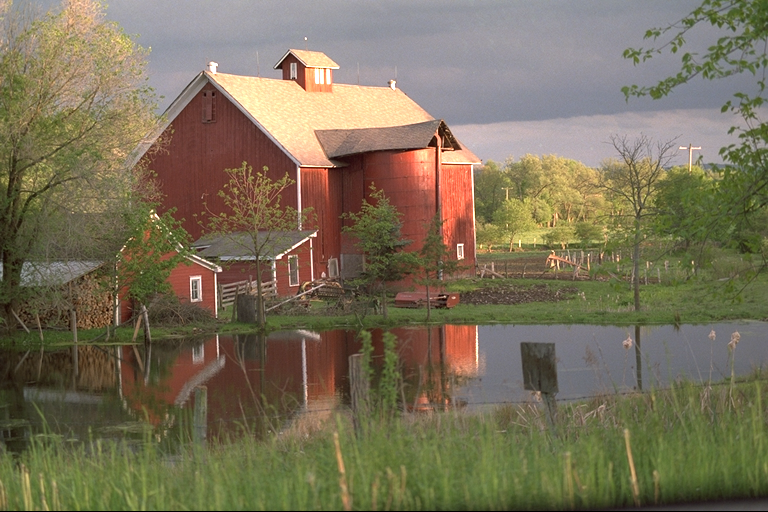
%> input picture P5(RGB)/kodim22.png, 768 x 512 px
$ octave --eval "colorInterpolation(imread('kodim22.png'));"   (GNU Octave 9; MATLAB toolbox functions it lacks are replaced by stand-ins)
%> lines starting %> are read from the running program, lines starting %| are printed output that depends on the picture
%Author: Francisco Medel Molinero
%Function colorInterpolation: this function is used to perform CFA color image
function colorInterpolation(im_in)
%% Saving imput image
imwrite(im_in, 'im_in.tif');

%% Double variable for the image and saving image characteristics
im_in_double=double(im_in);

[num_rows, num_columns, num_chan]= size(im_in_double);
%> num_rows = 512; num_columns = 768; num_chan = 3

%% Creation and configturation of color filter masks
%RED SAMPLING MASK CONFIGURATION
R_samp=zeros(num_rows, num_columns, num_chan);
R_samp(1:2:end, 2:2:end,1) = 1;

%GREEN SAMPLING MASK CONFIGURATION(IT'S MORE COMPLEX BECAUSE WE HAVE DIFFERENT SAMPLING SEQUENCE FOR EVEN ROWS)
G_samp=zeros(num_rows, num_columns, num_chan);
G_samp(1:2:end, 1:2:end,2) = 1;
G_samp(2:2:end, 2:2:end,2) = 1;

%BLUE SAMPLING MASK CONFIGURATION
B_samp=zeros(num_rows, num_columns, num_chan);
B_samp(2:2:end, 1:2:end,3) = 1;

%%  Simulation of CFA color sampling(cosist on multiplying input double image with the mask we have created before for the diferent colors(RED, GREEN AND BLUE))
%RED IMAGE
R_im_samp = im_in_double;
R_im_samp = R_im_samp.*R_samp;
%We put R_im(:,:,2) and R_im(:,:,3)=0 because in red image we only want red
%colour, so we put green and blue values to 0
R_im= im_in_double;R_im(:,:,2) = 0; R_im(:,:,3) = 0;

%GREEN IMAGE
G_im_samp = im_in_double;
G_im_samp = G_im_samp.*G_samp;
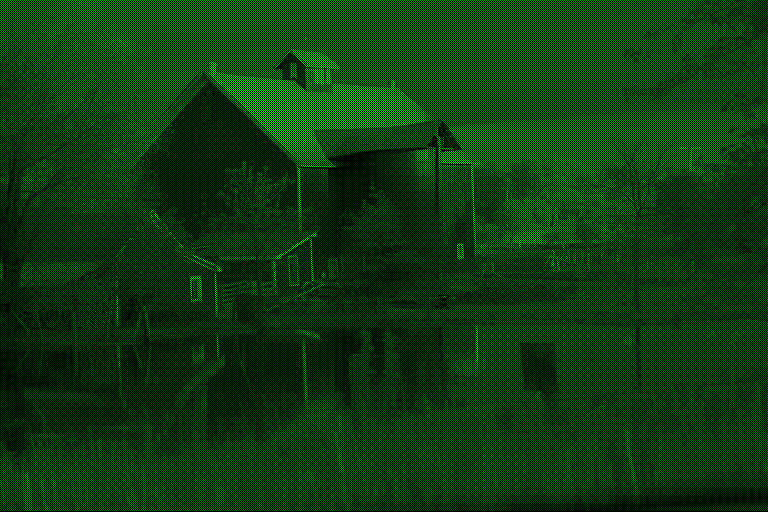
%> G_im_samp: size 512x768x3 double; mean R, G, B 0, 56.3, 0
%We put G_im(:,:,1) and G_im(:,:,3)=0 because in green image we only want
%green colour, so we put red and blue values to 0
G_im= im_in_double;G_im(:,:,1) = 0; G_im(:,:,3) = 0;
%> after `G_im(:,:,3) = 0`:
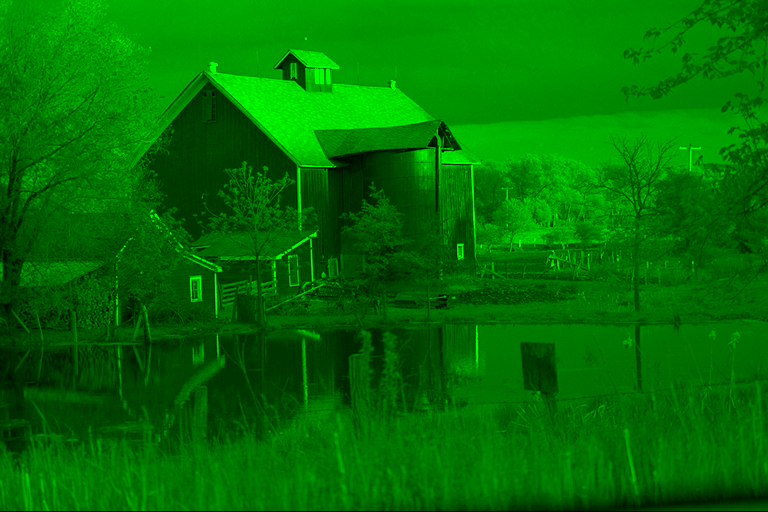
%> G_im: size 512x768x3 double; mean R, G, B 0, 112.4, 0

%BLUE IMAGE
B_im_samp = im_in_double;
B_im_samp = B_im_samp.*B_samp;
%We put B_im(:,:,1) and B_im(:,:,2)=0 because in blue image we only want
%blue colour, so we put red and green values to 0
B_im= im_in_double;B_im(:,:,1) = 0; B_im(:,:,2) = 0;
%> after `B_im(:,:,2) = 0`:
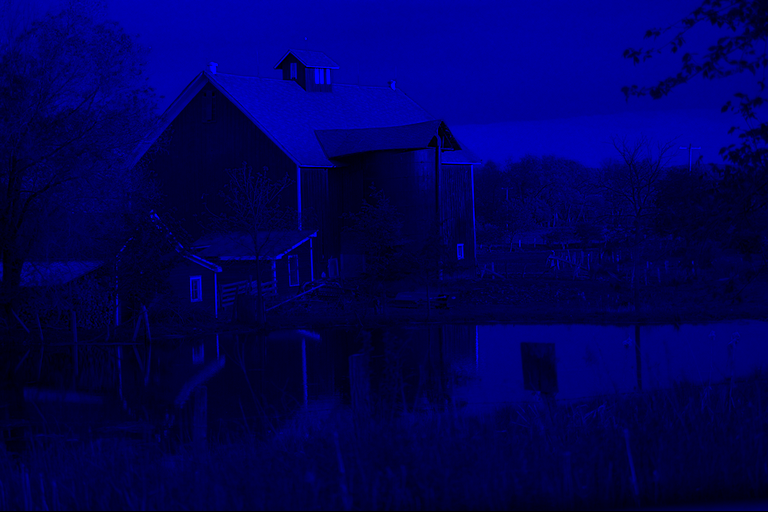
%> B_im: size 512x768x3 double; mean R, G, B 0, 0, 88.7

%% Calculation of simulated RAW image
im_out_raw_double = R_im_samp(:,:,1)+ G_im_samp(:,:,2)+B_im_samp(:,:,3);
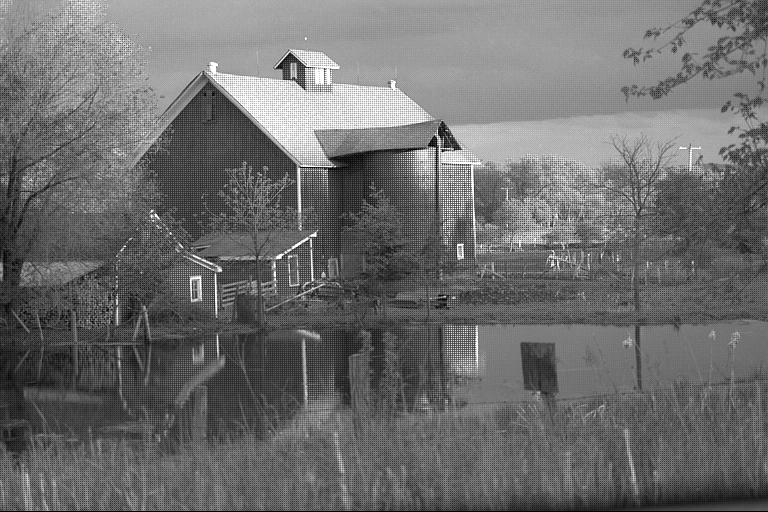
%> im_out_raw_double: size 512x768 double; min 0, max 255, mean 109

% We have to convert raw image to uint8 to save raw image
im_out_raw=uint8(im_out_raw_double);

%% Saving simulated RAW data(RAW image has 8 bits per pixel and Colour image has 24 bits per pixel because color image has three matrix and in each pixel of the matrix it has 8 bits, so there are 24 bits for each pixel on colour image)
imwrite(im_out_raw,'im_raw.tif');

%% Simulating CFA demosaicing

% Reading RAW image file
im_in_raw=imread('im_raw.tif');

%Converting into double
im_in_raw_double=double(im_in_raw);

%Color image matrix configuration(multiplying raw image with color sampling masks)
%RED
RGB_im(:,:,1)= im_in_raw_double.*R_samp(:,:,1);

%GREEN
RGB_im(:,:,2)= im_in_raw_double.*G_samp(:,:,2);

%BLUE
RGB_im(:,:,3)= im_in_raw_double.*B_samp(:,:,3);
%> RGB_im: size 512x768x3 double

%For convolution

%RED
RGB_im_conv(:,:,1)=im_in_raw_double.*R_samp(:,:,1);

%GREEN
RGB_im_conv(:,:,2)=im_in_raw_double.*G_samp(:,:,2);

%BLUE
RGB_im_conv(:,:,3)=im_in_raw_double.*B_samp(:,:,3);

%% Interpolating colors using bilinear interpolation
%RRR
%G3, G13, G23, G5, G15, G25 (left and right)
RGB_im(1:2:end,3:2:end,1)= (RGB_im(1:2:end,2:2:end-1,1)+RGB_im(1:2:end,4:2:end,1))/2;
%G7, G9, G17, G19 (up and down)
RGB_im(2:2:end-1,2:2:end,1)= (RGB_im(1:2:end-2,2:2:end,1)+RGB_im(3:2:end,2:2:end,1))/2;
%B8, B10, B18, B20 (top left corner + top right corner + bottom left corner + bottom right corner)
RGB_im(2:2:end-2,3:2:end,1)= (RGB_im(1:2:end-2,2:2:end-2,1)+RGB_im(1:2:end-2,4:2:end,1)+RGB_im(3:2:end,2:2:end-2,1)+RGB_im(3:2:end,4:2:end,1))/4;

%% Interpolating colors using convolution
%RED
%Convolution kernel with different coeficients for the convolution
kern_R= [1/4 1/2 1/4; 1/2 1 1/2;1/4 1/2 1/4];

%Matrix convolution using the kernel we created before, and we put 'conv'
%to indicate to the function that we want to make a convolution
RGB_im_conv(:,:,1)=imfilter(RGB_im_conv(:,:,1), kern_R, 'conv');

%Blue
%G11, G13, G15(up + down)
RGB_im(3:2:end,1:2:end,3)=(RGB_im(2:2:end-2,1:2:end,3)+RGB_im(4:2:end,1:2:end,3))/2;
%G7, G9, G17,G19(left + right)
RGB_im(2:2:end,2:2:end-2,3)=(RGB_im(2:2:end,1:2:end-2,3)+RGB_im(2:2:end,3:2:end,3))/2;
%R12, R14, R22, R24(top left corner + top right corner + bottom left corner + bottom right corner)
RGB_im(3:2:end,2:2:end-2,3)=(RGB_im(2:2:end-2,1:2:end-2,3)+RGB_im(2:2:end-2,3:2:end,3)+RGB_im(4:2:end,1:2:end-2,3)+RGB_im(4:2:end,3:2:end,3))/4;

%% Interpolating colors using convolution
%BLUE
%Convolution kernel with different coeficients for the convolution
kern_B= [1/4 1/2 1/4;1/2 1 1/2;1/4 1/2 1/4];

%Matrix convolution using the kernel we created before, and we put 'conv'
%to indicate to the function that we want to make a convolution
RGB_im_conv(:,:,3)=imfilter(RGB_im_conv(:,:,3), kern_B, 'conv');

%Green
%R12, R14, R22, R24(top + left + right + bottom)
RGB_im(3:2:end,2:2:end-2,2)=(RGB_im(2:2:end-2,2:2:end-2,2)+RGB_im(3:2:end,1:2:end-2,2)+RGB_im(3:2:end,3:2:end,2)+RGB_im(4:2:end,2:2:end-2,2))/4;
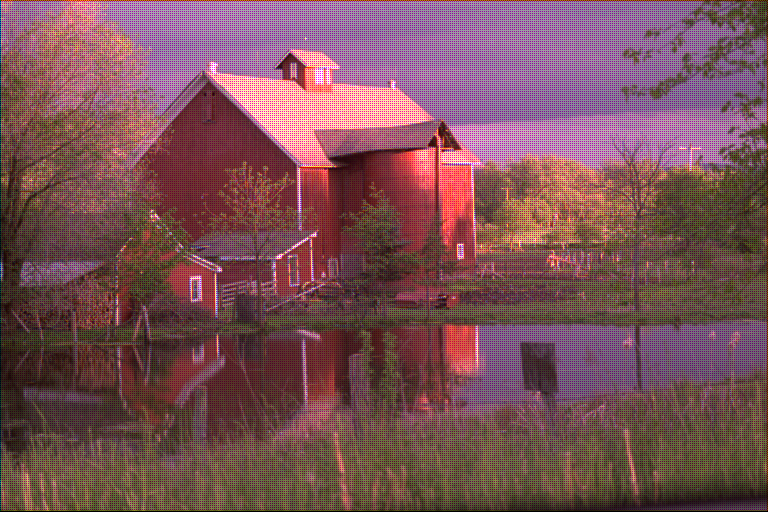
%> RGB_im: size 512x768x3 double; mean R, G, B 121.8, 84.2, 88.4
%B8, B10, B18, B20(top + left + right + bottom)
RGB_im(2:2:end-2,3:2:end,2)=(RGB_im(1:2:end-2,3:2:end,2)+RGB_im(2:2:end-2,2:2:end-2,2)+RGB_im(2:2:end-2,4:2:end,2)+RGB_im(3:2:end,3:2:end,2))/4;

%Interpolating colors using convolution
%GREEN
%Convolution kernel with different coeficients for the convolution
kern_G=[0 1/4 0;1/4 1 1/4;0 1/4 0];

%Matrix convolution using the kernel we created before, and we put 'conv'
%to indicate to the function that we want to make a convolution
RGB_im_conv(:,:,2)=imfilter(RGB_im_conv(:,:,2), kern_G, 'conv');

%% Converting interpolated image into uint8 to save the image
RGB_im=uint8(RGB_im);
%> RGB_im: size 512x768x3 uint8
RGB_im_conv=uint8(RGB_im_conv);
%> RGB_im_conv: size 512x768x3 uint8

%% Saving interpolated image
imwrite(RGB_im, 'im_out.tif');

%% Simulating CFA demosaicing using demosaic
%I use demosaic function to convert the Bayer pattern encoded image, to the
%truecolor image, RGB, using gradient-corrected linear interpolation.
%In the second parameter of the function we use 'grbg'(green, red, blue,
%green(2 by 2 sensor alignment))
demosaic_im = demosaic(im_in_raw, 'grbg');

%Saving interpolated image
imwrite(demosaic_im, 'im_demosaic.tif');

%% Displaying results

% Simulation of CFA color descomposition
figure
subplot(331);
imshow(im_in(:,:,1));
title('R channel');

subplot(332);
imshow(im_in(:,:,2));
title('G channel');

subplot(333);
imshow(im_in(:,:,3));
title('B channel');

subplot(334);
imshow(R_samp(:,:,1));
title('R mask');

subplot(335);
imshow(G_samp(:,:,2));
title('G mask');

subplot(336);
imshow(B_samp(:,:,3));
title('B mask');


subplot(337);
imshow(uint8(R_im_samp(:,:,1)));
title('R data');

subplot(338);
imshow(uint8(G_im_samp(:,:,2)));
title('G data');

subplot(339);
imshow(uint8(B_im_samp(:,:,3)));
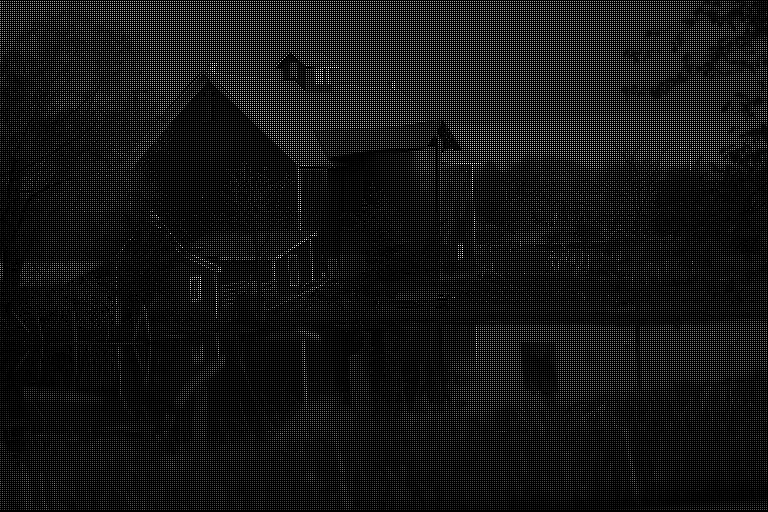
%> displayed picture: size 512x768, on the screen's scale of 0 to 255; min 0, max 255, mean 22.2
title('B data');
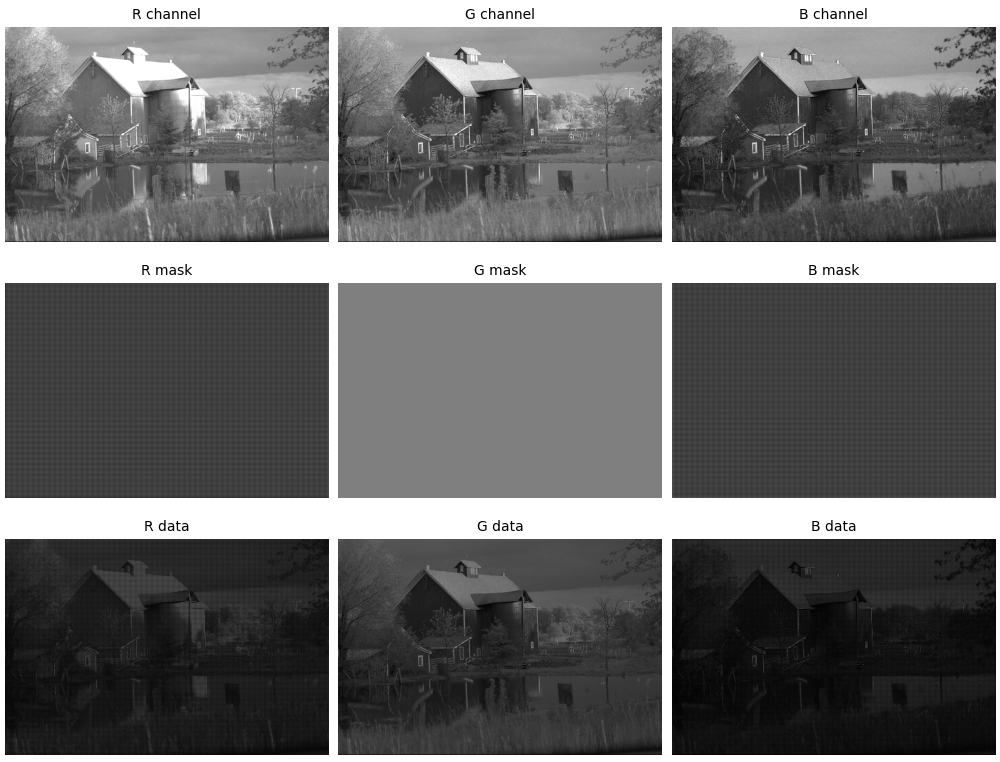
%> figure redrawn from the program's plot data, 9 panels

% Input image, Raw data an interpolated image
figure
subplot(131);
imshow(im_in);
title('Input image');

subplot(132);
imshow(im_in_raw);
title('RAW');

subplot(133);
imshow(RGB_im);
title('Output');

figure
imshow(im_in);
title('Input image');

figure
imshow(im_in_raw);
title('RAW');

figure
imshow(RGB_im_conv);
title('Output Conv');

figure
imshow(demosaic_im);
title('Demosaic');

%% Calculating PSNR(PEAK SIGNAL TO NOISE RADIO) and SSIM()
%PSNR is used to compare interpolated image and input image
% We limit the limit where the PSNR is calculated, to do this, 8 pixels
% around the edges are getting rid
PSNR_REF_BL = psnr(RGB_im(8,end-8,:), im_in(8,end-8,:))
%> PSNR_REF_BL = 35.05
PSNR_REF_CONV = psnr(RGB_im_conv(8,end-8,:), im_in(8,end-8,:))
%> PSNR_REF_CONV = 35.05
PSNR_REF_DEMOSAIC = psnr(demosaic_im(8,end-8,:), im_in(8,end-8,:))
%> PSNR_REF_DEMOSAIC = 42.9

SSIM_REF_BL = ssim(RGB_im(8,end-8,:), im_in(8,end-8,:))
%> SSIM_REF_BL = 0.963
SSIM_REF_CONV = ssim(RGB_im_conv(8,end-8,:), im_in(8,end-8,:))
%> SSIM_REF_CONV = 0.963
SSIM_REF_DEMOSAIC = ssim(demosaic_im(8,end-8,:), im_in(8,end-8,:))
%> SSIM_REF_DEMOSAIC = 0.995

%% Conclusions
% %kodim22
% PSNR_REF_BL and PSNR_REF_CONV have the same value(35.0487) but the value for PSNR_REF_DEMOSAIC is 42.9020(a difference of 7.8533 decibels)
% SSIM_REF_BL and SSIM_REF_CONV have the same value(0.9634) but the value for SSIM_REF_DEMOSAIC is 0.9950(ssim indicates the quality of the image, so demosaic is better than bilinear interpolation)
% %kodim23
% PSNR_REF_BL and PSNR_REF_CONV have the same value(46.8814) but the value for PSNR_REF_DEMOSAIC is  49.8917(a difference of 3,0103 decibels)
% SSIM_REF_BL and SSIM_REF_CONV have the same value(0.9958) but the value for SSIM_REF_DEMOSAIC is 0.9968(ssim indicates the quality of the image, so demosaic is better than bilinear interpolation)
% So demosaic it's better than Bilinear interpolation, if we compare the images, we will see that demosaic image is sharper and the artifacts aren't prominent.
